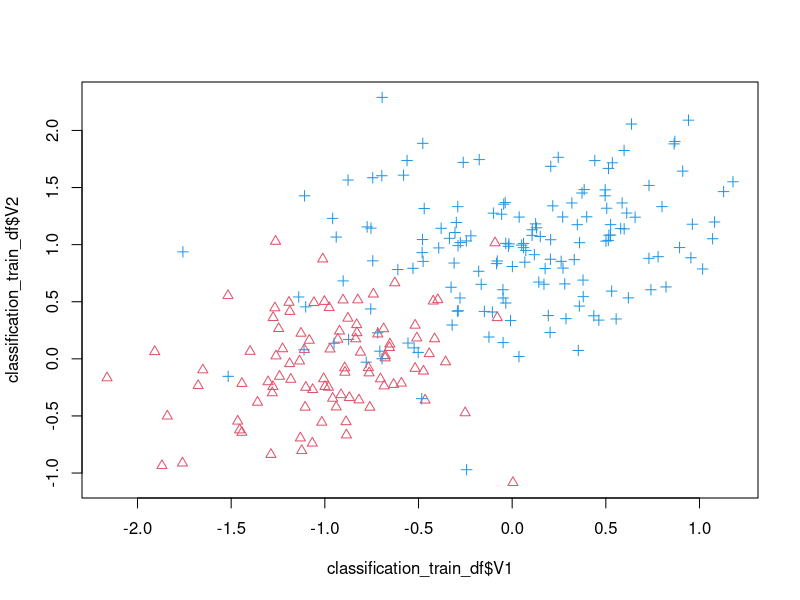
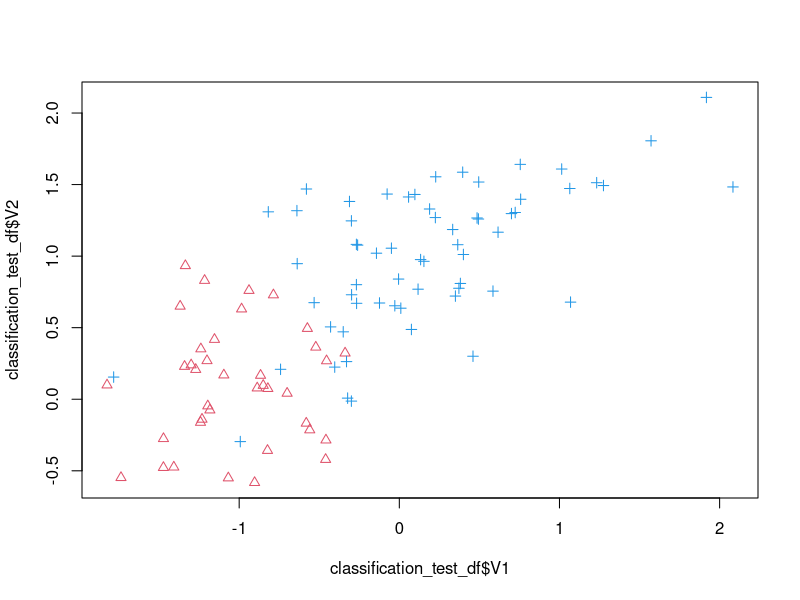

Generate these figures, in order, with R:

library(magrittr)
library(dplyr)

# Problem 1.1. Exploratory data analysis.
# Examine the dataset housing.txt using Matlab. Answer the following questions.
###############################################################################

housing_df <- read.table("housing.txt") 

# How many binary attributes are in the data set? List the attributes.

summary(housing_df)

# one. column 4 (no columns are labelled)

# Calculate and report correlations in between the first 13 attributes (columns) and the
# target attribute (column 14). What are the attribute names with the highest positive and
# negative correlations to the target attribute?

cor(housing_df) %>% .[,14] %>% sort() %>% rev()

# (no columns are labelled) highest positive: column 6, highest negative: column 13

# Note that the correlation is a linear measure of similarity. Examine scatter plots for
# attributes and the target attribute by writing your own function. Which scatter plot looks
# the most linear, and which looks the most nonlinear? Plot these scatter plots and briefly
# (in 1-2 sentences) explain your choice.

plot_stuff <- function(){
  plot(x=housing_df[,1],y=housing_df[,14])
  plot(x=housing_df[,2],y=housing_df[,14])
  plot(x=housing_df[,3],y=housing_df[,14])
  plot(x=housing_df[,4],y=housing_df[,14])
  plot(x=housing_df[,5],y=housing_df[,14])
  plot(x=housing_df[,6],y=housing_df[,14])
  plot(x=housing_df[,7],y=housing_df[,14])
  plot(x=housing_df[,8],y=housing_df[,14])
  plot(x=housing_df[,9],y=housing_df[,14])
  plot(x=housing_df[,10],y=housing_df[,14])
  plot(x=housing_df[,11],y=housing_df[,14])
  plot(x=housing_df[,12],y=housing_df[,14])
  plot(x=housing_df[,13],y=housing_df[,14])
  plot(x=housing_df[,14],y=housing_df[,14])
}

# most linear: column 7, most nonlinear: column 4
# Column 4 appears bimodal (0 or 1) and column 7 appears
# to be a fairly clear, horizontal line.

# Calculate all correlations between the 14 columns (using the corrcoef function).
# Which two attributes have the largest mutual correlation in the dataset?

# Columns 9 and 10 have a mutual correlation of 0.910228189

# Problem 1.2. Linear regression.
# Our goal is to predict the median value of housing based on the values of 13 attributes.
# For your convenience the data has been divided into two datasets: (1) a training dataset
# housing_train.txt you should use in the learning phase, and (2) a testing dataset
# housing_test.txt to be used for testing.
# Assume that we choose a linear regression model to predict the target attribute. Using
# Matlab:
########################################################################################

# Write a function LR_solve that takes X and y components of the data (X is a matrix
# of inputs where rows correspond to examples) and returns a vector of coefficients w with
# the minimal mean square fit. (Hint: you can use backslash operator ’/’ to do the least
# squares regression directly; check Matlab’s help).

LR_solve <- function(X,y){
  w <- solve(t(X) %*% X) %*% (t(X) %*% y)
  return(w)
}

# Write a function LR_predict that takes input components of the test data (X)
# and a fixed set of weights (w), and computes vector of linear predictions y.

LR_predict <- function(X,w){
  y <- X %*% w
  return(y)
}

# Write and submit the program main3_2.m that loads the train and test set, learns
# the weights for the training set, and computes the mean squared error of your predictor
# on both the training and testing data set.

main3_2.m <- function(){
  LR_mse <- function(actual,predicted){
    errors <- actual - predicted
    sqerrors <- errors^2
    meansqerrors <- mean(sqerrors)
    return(meansqerrors)
  }
  
  housing_train_df <- read.table("housing_train.txt")
  w <- LR_solve(as.matrix(housing_train_df[,1:13]),as.matrix(housing_train_df[,14]))
  
  housing_test_df <- read.table("housing_test.txt")
  y <- LR_predict(as.matrix(housing_test_df[,1:13]),w)
  
  # MSE
  y0 <- LR_predict(as.matrix(housing_train_df[,1:13]),w)
  
  mse0 <- LR_mse(as.matrix(housing_train_df[,14]),y0)
  mse1 <- LR_mse(as.matrix(housing_test_df[,14]),y)
  print(paste("mse0:",mse0,"mse1:",mse1,sep=" "))
}

# in your report please list the resulting weights, and both mean square errors.
# Compare the errors for the training and testing set. Which one is better?

# mse0 (train): 24.47588, mse1 (test): 24.29224
# It's somewhat surprising that the test mse came out slightly lower than the
# training mse. We'd expect the training data to show less error. 

# Problem 1.3. Online gradient descent
# The linear regression can be also learned using the gradient descent method.
##############################################################################

# Implement an online gradient descent procedure for finding the regression coefficients
# w. Your program should:

online_gd <- function(X,y,X_test,y_test,rate_divisor,error_report_intv){
  X <- cbind(rep(1,nrow(X)),X) # add X0 columns for intercept term
  X_test <- cbind(rep(1,nrow(X_test)),X_test) # add X0 columns for intercept term
  
# start with zero weights (all weights set to 0 at the beginning);
  w <- as.matrix(rep(0,ncol(X)))
  w_temp <- w
  
# update weights using the annealed learning rate 2/t, where t denotes the t-th update
# step. Thus, for the first data point the learning rate is 2, for the second it is 2/2 = 1,
# for the 3-rd is 2/3 and so on;
  alpha <- function(t){
    rate <- 2/t
    return(rate/rate_divisor)
  }
# repeat the update procedure for 1000 steps reusing the examples in the training data
# if neccessary (hint: the index of the i-th example in the training set can be obtained
# by (i mod n) operation);
  plot(NULL,xlim=range(c(0,1000/error_report_intv)),ylim=range(c(0,6000)),ylab = "MSE",xlab="iteration/50")
  
  predicted_cache <- list()
  actual_cache <- list()
  for(t_idx in 0:999)
  {
    i <- (t_idx %% nrow(X)) + 1 # training sample idx
    a <- alpha(t_idx + 1)
    h <- (t(w) %*% X[i,])
    e <- y[i] - h
    if(i %% error_report_intv == 0){
      predicted <- X %*% w
      predicted_test <- X_test %*% w
      actual <- y
      actual_test <- y_test
      
      mse <- LR_mse(as.numeric(actual),as.numeric(predicted))
      mse_test <- LR_mse(as.numeric(actual_test),as.numeric(predicted_test))
      
      print(paste("train mse:",mse,sep=" "))
      print(paste("test mse:",mse_test,sep=" "))
      
      points(y=mse,x=t_idx/error_report_intv)
      points(y=mse_test,x=t_idx/error_report_intv,pch=2)
    }
    for(j in 1:length(w)){ # feature idx
      w_temp[j] <- w[j] + a * e * X[i,j]
    }
    w <- w_temp # simultaneous update!
    #print(w)
    #Sys.sleep(0.1)
    if(t_idx > 1){
      #exit()
    }
  }
# return the final set of weights.
  return(w)
}
  
#online_gd(as.matrix(housing_train_df[,1:13]),as.matrix(housing_train_df[,14]),100000,5)

# Write a program main3_3.m that runs the gradient procedure on the data and at the
# end prints the mean test and train errors. Your program should normalize the data
# before running the method. Run it and report the results. Give the mean errors for
# both the training and test set. Is the result better or worse than the one obtained by solving
# the regression problem exactly?

main3_3.m <- function(){
  #normalize
  norm_housing_train_df <- housing_train_df %>% scale()
  norm_housing_test_df <- housing_test_df %>% scale()
  
  # train
  w <- online_gd(as.matrix(norm_housing_train_df[,1:13]),as.matrix(norm_housing_train_df[,14]),as.matrix(norm_housing_test_df[,1:13]),as.matrix(norm_housing_test_df[,14]),3,50)
 
  # assess training
  train_predicted <- t(w) %*% t(cbind(rep(1,nrow(norm_housing_train_df)),as.matrix(norm_housing_train_df[,1:13])))
  train_actual <- t(as.matrix(norm_housing_train_df[,14]))
  print(paste("mean squared train errors:",LR_mse(train_actual,train_predicted),sep=" "))
  
  # test
  test_predicted <- t(w) %*% t(cbind(rep(1,nrow(norm_housing_test_df)),as.matrix(norm_housing_test_df[,1:13])))
  test_actual <- t(as.matrix(norm_housing_test_df[,14]))
  print(paste("mean squared test errors:",LR_mse(test_actual,test_predicted),sep=" "))
}

# Run the gradient descent on un-normalized dataset. What happened?

# weights blow up and there's no convergence without a low alpha

# Modify main3_3.m from part b, such that it lets you to progressively observe changes
# in the mean train and test errors. Use functions init_progress_graph and
# add_to_progress_graph provided. The init_progress_graph initializes the graph structure
# and add_to_progress_graph lets you add new data entries on-fly to the graph. Using the
# two functions plot the mean squared errors for the training and test set for every 50
# iteration steps. Submit the program and include the graph in the report.

# Experiment with the gradient descent procedure. Try to use: fixed learning rate (say
# 0.05, 0.01), or different number of update steps (say 500 and 3000). You many want to
# change the learning rate schedule as well. Try for example 2 / n . Report your results
# and any interesting behaviors you observe.

# Problem 1.4. Regression with polynomials.

# Write a function extendx that takes an input x and returns an expanded x that
# includes all linear and degree two polynomials.

extendx <- function(x){
  z <- x
  for(col in 1:ncol(x)){
    z <- cbind(z,x[,col]^2)
  }
  return(z)
}

# What happened to the binary attribute after the transformation?

# the binary attribute was just duplicated... which makes sense as 1^2 = 1 and 0^2 = 0

# Write and submit a Matlab program main3_4.m that computes the regression
# coefficients for the extended input and both train and test errors for the result.

main3_4.m <- function(){
  extended_housing_train_mtx <- scale(extendx(as.matrix(housing_train_df[,1:13])))
  extended_housing_test_mtx <- scale(extendx(as.matrix(housing_test_df[,1:13])))
  
  # train
  w <- online_gd(extended_housing_train_mtx,as.matrix(norm_housing_train_df[,14]),extended_housing_test_mtx,as.matrix(norm_housing_train_df[,14]),2,50)
  
  # assess training
  xtrain_predicted <- t(w) %*% t(cbind(rep(1,nrow(extended_housing_train_mtx)),extended_housing_train_mtx))
  xtrain_actual <- t(as.matrix(norm_housing_train_df[,14]))
  print(paste("mean squared x train errors:",LR_mse(xtrain_actual,xtrain_predicted),sep=" "))
  
  # test
  xtest_predicted <- t(w) %*% t(cbind(rep(1,nrow(extended_housing_test_mtx)),extended_housing_test_mtx))
  xtest_actual <- t(as.matrix(norm_housing_test_df[,14]))
  print(paste("mean squared x test errors:",LR_mse(xtest_actual,xtest_predicted),sep=" "))
}

# Report both errors in your report and compare them with the results in part 2. What
# do you see? Which method would you use for the prediction? Why? Please do not turn in
# the weights for this part in your report.

# we get improved performance but have to tune the alpha down a bit.. dividing by 2

# Problem 2.1. Data analysis
# The dataset we use in this problem set is very simple and consists of a two-dimensional
# input and a class label. The data are available on the course web page and are divided
# into two files - one used for training (classification_train.txt), the other for testing
# (classification_test.txt). The data in files are in rows such that first two columns
# represent inputs and the last (third) column the class label (0 or 1).

# Since inputs are only two dimensional we can easily visualize the data for the two
# classes in a 2D plot.

# Write a program that plots the input data points in classification_train.txt such that
# the plot distinguishes between data points with different class labels (use different 
# color and symbol for a point, e.g. ’x’ or ’o’ ).

classification_train_df <- read.table("classification_train.txt")
plot(x=classification_train_df$V1,y=classification_train_df$V2,pch=2 + classification_train_df$V3,col=2 + 2 * classification_train_df$V3)

classification_test_df <- read.table("classification_test.txt")
plot(x=classification_test_df$V1,y=classification_test_df$V2,pch=2 + classification_test_df$V3,col=2 + 2 * classification_test_df$V3)


# Include the plot in your report. Is it possible to separate the two classes perfectly
# with a linear decision boundary?

# No, it does not appear the two classes are linearly separable.

# Problem 2.2. Logistic regression

# We are interested in building a classifier based on the logistic regression model and
# the gradient optimization methods.

# (a) During the class you were given the expression for the gradient of the logistic
# regression model. Use the loglikelihood setup from the lecture to derive the expression.

# Show clearly the steps of the derivation. Please remember that the ’default’ gradient
# takes into account all datapoints in the training set.

# (b) Write and submit a gradient procedure GLR.m for updating the parameters of the
# logistic regression model. Your gradient procedure should:

GLR.m <- function(X,y,X_test,y_test,rate_divisor,error_report_intv,k){
  X <- cbind(rep(1,nrow(X)),X) # add X0 columns for intercept term
  X_test <- cbind(rep(1,nrow(X_test)),X_test)
  
  # – start from unit weights (all weights set to 1 at the beginning);
  w <- as.matrix(rep(1,ncol(X)))
  w_temp <- w
  
  # – use the annealed learning rate 2 / k ;
  alpha <- function(k){
    #return(0.00001)
    rate <- 2/k
    return(rate/rate_divisor)
  }
  # repeat the update procedure for 1000 steps reusing the examples in the training data
  # if neccessary (hint: the index of the i-th example in the training set can be obtained
  # by (i mod n) operation);
  plot(NULL,xlim=range(c(0,k/error_report_intv)),ylim=range(c(0,1)),ylab = "% error",xlab=paste("iteration/",error_report_intv,sep=""))
  
  predicted_cache <- list()
  actual_cache <- list()
  # – executes for K steps where K is the parameter of the procedures.
  for(k_idx in 0:(k - 1))
  {
    i <- (k_idx %% nrow(X)) + 1 # training sample idx
    a <- alpha(k_idx + 1)
    z <- (t(w) %*% X[i,])
    g <- round(1/(1 + exp(-z)))
    e <- y[i] - g
    predicted_cache <- cbind(predicted_cache,g)
    actual_cache <- cbind(actual_cache,y[i])
      if(i %% error_report_intv == 0){
        predicted <- t(w) %*% t(X)
        predicted_test <- t(w) %*% t(X_test)
        actual <- y
        actual_test <- y_test
        
        pct_err <- sum(abs(sapply(predicted,to_binary)) - y) / length(predicted)
        pct_err_test <- sum(abs(sapply(predicted_test,to_binary)) - y_test) / length(predicted_test)
        
        print(paste("train pct_err:",pct_err,sep=" "))
        print(paste("test pct_err:",pct_err_test,sep=" "))
        
        points(y=pct_err,x=k_idx/error_report_intv)
        points(y=pct_err_test,x=k_idx/error_report_intv,pch=2)
      }
    for(j in 1:length(w)){ # feature idx
      w_temp[j] <- w[j] + a * e * X[i,j]
    }
    w <- w_temp # simultaneous update!
    #print(w)
    #Sys.sleep(0.1)
    if(k_idx > 1){
      #exit()
    }
  }
  # return the final set of weights.
  return(w)
}
  
# (c) Write and submit a program main2.m that runs the GLR function for 500 steps and
# after the training computes mean misclassification errors for both the training and
# test set. In your report include, the resulting weights, and misclassification errors.

main2.m <- function(){
  to_binary <- function(non_binary){
    if(non_binary > 0){
      return(1)
    }
    return(0)
  }
  
  # train
  w <- GLR.m(as.matrix(classification_train_df[,1:2]),as.matrix(classification_train_df[,3]),as.matrix(classification_test_df[,1:2]),as.matrix(classification_test_df[,3]),1,50,500)
  
  # assess training
  class_train_predicted <- t(w) %*% t(cbind(rep(1,nrow(classification_train_df)),as.matrix(classification_train_df[,1:2])))
  class_train_actual <- t(as.matrix(classification_train_df[,3]))
  print(paste("mean squared class train errors:",LR_mse(class_train_actual,class_train_predicted),sep=" "))
  num_err <- sum(abs(sapply(class_train_predicted,to_binary) - class_train_actual))
  tot <- nrow(classification_train_df)
  pct_err <- (num_err/tot) * 100
  print(paste("number class train errors:",num_err,
              " of ", tot,
              " = ", pct_err, "%",sep=" "))
  
  # test
  class_test_predicted <- t(w) %*% t(cbind(rep(1,nrow(classification_test_df)),as.matrix(classification_test_df[,1:2])))
  class_test_actual <- t(as.matrix(classification_test_df[,3]))
  print(paste("mean squared class test errors:",LR_mse(class_test_actual,class_test_predicted),sep=" "))
  num_err <- sum(abs(sapply(class_test_predicted,to_binary) - class_test_actual))
  tot <- nrow(classification_test_df)
  pct_err <- (num_err/tot) * 100
  print(paste("number class test errors:",num_err,
              " of ", tot,
              " = ", pct_err, "%",sep=" "))
}

# (d) Update the main2.m with plot functions that let you observe the progress of the
# errors after every 50 update steps. Use functions defined earlier for this purpose.
# Include the resulting graph in your report.

# (see above)

# (e) Experiment with the GLR function by:
# (I) changing the number of steps K and
# (II) trying different learning rates.
# In particular, try some constant learning rates and 1/ k learning rate schedule. 
# Report the results and graph from your experiments and explanations of behaviors
# you have observed.

main3.m <- function(){
  # train
  w <- GLR.m(as.matrix(classification_train_df[,1:2]),as.matrix(classification_train_df[,3]),2,100,10000)
  
  # assess training
  class_train_predicted <- t(w) %*% t(cbind(rep(1,nrow(classification_train_df)),as.matrix(classification_train_df[,1:2])))
  class_train_actual <- t(as.matrix(classification_train_df[,3]))
  print(paste("mean squared class train errors:",LR_mse(class_train_actual,class_train_predicted),sep=" "))
  num_err <- sum(abs(sapply(class_train_predicted,to_binary) - class_train_actual))
  tot <- nrow(classification_train_df)
  pct_err <- (num_err/tot) * 100
  print(paste("number class train errors:",num_err,
              " of ", tot,
              " = ", pct_err, "%",sep=" "))
  
  # test
  class_test_predicted <- t(w) %*% t(cbind(rep(1,nrow(classification_test_df)),as.matrix(classification_test_df[,1:2])))
  class_test_actual <- t(as.matrix(classification_test_df[,3]))
  print(paste("mean squared class test errors:",LR_mse(class_test_actual,class_test_predicted),sep=" "))
  num_err <- sum(abs(sapply(class_test_predicted,to_binary) - class_test_actual))
  tot <- nrow(classification_test_df)
  pct_err <- (num_err/tot) * 100
  print(paste("number class test errors:",num_err,
              " of ", tot,
              " = ", pct_err, "%",sep=" "))
}

# Problem 2.3. Generative classification model

# An alernative approach is to learn a generative model with class-conditional densities
# and use the parameters of such a model to do the prediction.

# Assume that an input x for each class (c = 0 or 1) follows a multivariate normal
# distribution. That is,
# <eqn>

# Further assume that the prior probability of a class is represented by a Bernoulli
# distribution.

# Parameters of the generative model can be computed from the training data using density
# estimation techniques, such as maximum likelihood estimation. Once this is ccomplished,
# we can use the estimates to make class predictions for new inputs.

# Let <eqn> represent parameter estimates. To predict the class we use
# discriminant functions based on the posterior probability of a class given the input
# and model parameters. This can be computed via Bayes rule:
# <eqn>

#Assume we want to use a generative model in which the two class conditional densities
#share the same covariance matrix Σ . That is:
# <eqn>
# Provide the following answers:

# (a) Give the formula for computing ML estimates of means of class conditional
# densities?

# (b) How would you go about computing the estimate of the covariance matrix Σ ?
# Note that the estimate of Σ must combine both class 0 and class 1 examples.

# (c) How would you estimate the prior of class
# <eqn>

# (d) Implement function Max_Likelihood that computes the estimates of model
# parameters using the training set.

Max_Likelihood <- function(X,y){
  N = nrow(X)
  num0 = sum(sapply(y, function(x) x == 0))
  num1 = sum(sapply(y, function(x) x == 1))
  prior0 = num0/N
  prior1 = num1/N
  mean0_x = 0
  mean1_x = 0
  cov01 = matrix(c(0, 0, 0, 0), byrow = TRUE, 2, 2)
  
  for(i in 1:N){
    if(y[i] == 0){
      mean0_x = mean0_x + X[i,]
    }
    else { # y[i] == 1
      mean1_x = mean1_x + X[i,]
    }
  }
  mean0 = mean0_x / num0
  mean1 = mean1_x / num1
  
  for(n in 1:N){
    if(y[n] == 0){
      cov01 = cov01 + (X[n,] - mean0) %*% t(X[n,] - mean0)
    }
    else { # y[n] = 1
      cov01 = cov01 + (X[n,] - mean1) %*% t(X[n,] - mean1)
    }
  }
  cov01 = cov01 / N
  return(list("prior0"=prior0,"prior1"=prior1,"mean0"=mean0,"mean1"=mean1,"cov01"=cov01))
}

# (e) Implement the function Predict_class that chooses the class using the discriminant
# functions based on class posteriors.

Predict_class <- function(X,params){
  w_func <- function(cov01,mean0,mean1){
    return(solve(cov01) %*% (mean0 - mean1))
  }
  
  w0_func <- function(cov01,mean0,mean1,prior0,prior1){
    return(as.numeric(
      -1/2 * t(mean0) %*% solve(cov01) %*% mean0
      +1/2 * t(mean1) %*% solve(cov01) %*% mean1
      + log(prior0/prior1)))
  }
  
  sigma <- function(a){
    return(1/(1 + exp(-a)))
  }
  
  w <- w_func(params[["cov01"]],
              params[["mean0"]],
              params[["mean1"]])
  
  w0 <- w0_func(params[["cov01"]],
                params[["mean0"]],
                params[["mean1"]],
                params[["prior0"]],
                params[["prior1"]])
  
  a <- t(w) %*% t(X) + w0
  
  predictions <- sapply(a,sigma)
  
  return(predictions)
}

# (f) Write and submit a program main4.m that learns the generative model and then uses
# it to compute the predictions. The program should compute mean misclassification errors
# for both training and testing datasets.

main4.m <- function(){
  to_class0_binary <- function(non_binary){
    if(non_binary > .5){
      return(0)
    }
    return(1)
  }
  
  params <- Max_Likelihood(as.matrix(classification_train_df[,1:2]),as.matrix(classification_train_df[,3]))
  predictions <- Predict_class(as.matrix(classification_train_df[,1:2]),params)

  # assess training
  class_train_predicted <- Predict_class(as.matrix(classification_train_df[,1:2]),params)
  class_train_actual <- t(as.matrix(classification_train_df[,3]))
  print(paste("mean squared class train errors:",LR_mse(class_train_actual,class_train_predicted),sep=" "))
  num_err <- sum(abs(sapply(class_train_predicted,to_class0_binary) - class_train_actual))
  tot <- nrow(classification_train_df)
  pct_err <- (num_err/tot) * 100
  print(paste("number class train errors:",num_err,
              " of ", tot,
              " = ", pct_err, "%",sep=" "))
  plot(x=classification_train_df$V1,
       y=classification_train_df$V2,
       pch=2 + classification_train_df$V3,
       col=2 + 2 * sapply(class_train_predicted,to_class0_binary))
  
  # test
  class_test_predicted <- Predict_class(as.matrix(classification_test_df[,1:2]),params)
  class_test_actual <- t(as.matrix(classification_test_df[,3]))
  print(paste("mean squared class test errors:",LR_mse(class_test_actual,class_test_predicted),sep=" "))
  num_err <- sum(abs(sapply(class_test_predicted,to_class0_binary) - class_test_actual))
  tot <- nrow(classification_test_df)
  pct_err <- (num_err/tot) * 100
  print(paste("number class test errors:",num_err,
              " of ", tot,
              " = ", pct_err, "%",sep=" "))  
  plot(x=classification_test_df$V1,
       y=classification_test_df$V2,
       pch=2 + classification_test_df$V3,
       col=2 + 2 * sapply(class_test_predicted,to_class0_binary))
}

# (g) Report the results (parameters of the generative model), and errors. Compare
# them to the results obtained in problem 2.

